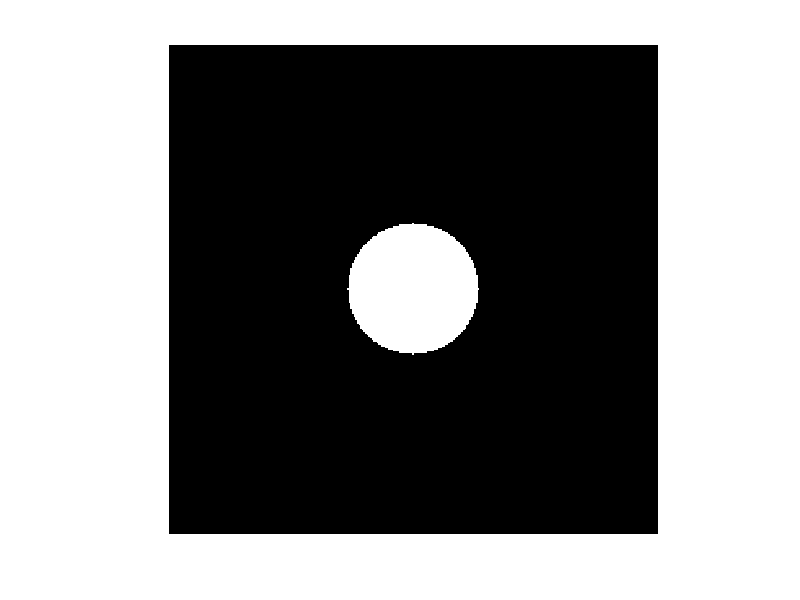

MATLAB code to generate this figure:
a = zeros(300,300);
cx = 150;
cy = 150;
myRadius = 40;

[r, c] = size(a);
for i=1:1:r
    for j=1:1:c
        if(sqrt((i-cx)^2 +(j - cy)^2) <= myRadius)
            a(i,j) = 255;
        end
    end
end

figure;imshow(a,[]);
